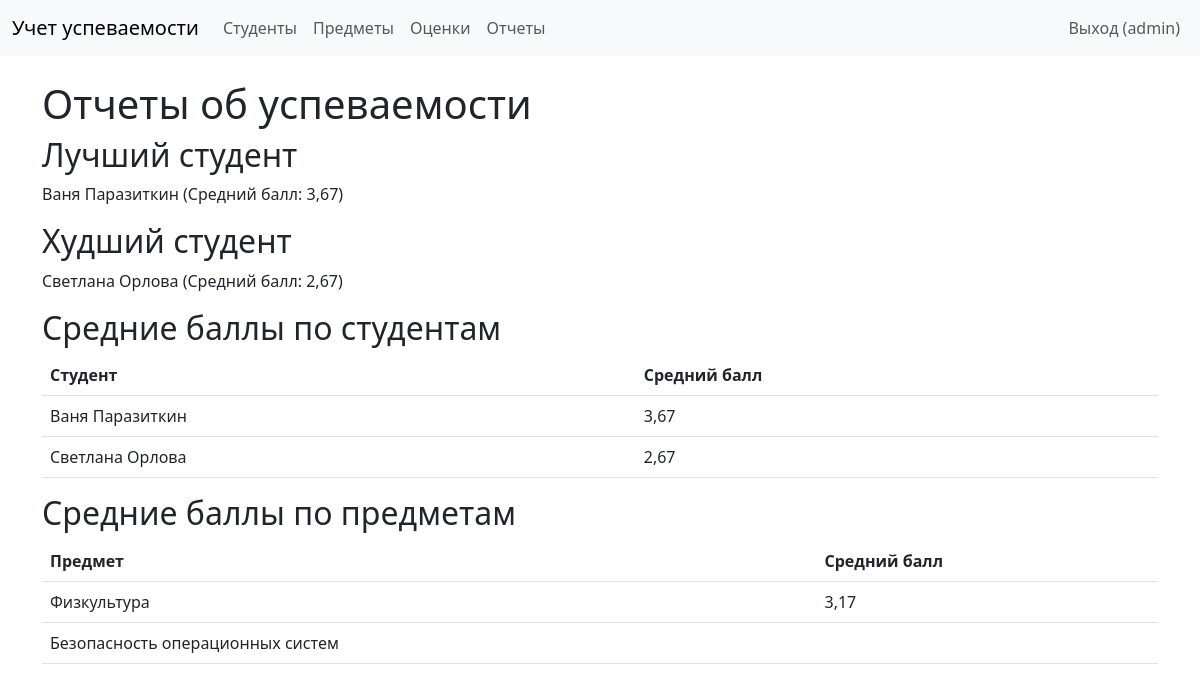
The app's page /reports/ (signed in) with its own data.
### performance/models.py (models this page shows, shortened)
class Student(models.Model):
    user = models.OneToOneField(User, on_delete=models.CASCADE)  # Связь с моделью User
    first_name = models.CharField(max_length=100)  # Имя студента
    last_name = models.CharField(max_length=100)  # Фамилия студента
    group = models.CharField(max_length=50)  # Группа студента

class Subject(models.Model):
    name = models.CharField(max_length=100)  # Название предмета
    description = models.TextField(blank=True)  # Описание предмета (опционально)

### performance/views.py (the view)
# urls.py: path('reports/', views.reports, name='reports'),
@login_required
def reports(request):
    student_averages = Student.objects.annotate(avg_score=Avg('grades__score'))
    subject_averages = Subject.objects.annotate(avg_score=Avg('grades__score'))
    best_student = student_averages.order_by('-avg_score').first()
    worst_student = student_averages.order_by('avg_score').first()
    return render(request, 'performance/reports.html', {
        'student_averages': student_averages,
        'subject_averages': subject_averages,
        'best_student': best_student,
        'worst_student': worst_student,
    })

### templates/performance/reports.html
{% extends 'base.html' %}
{% block content %}
    <h1>Отчеты об успеваемости</h1>
    <h2>Лучший студент</h2>
    {% if best_student %}
        <p>{{ best_student.first_name }} {{ best_student.last_name }} (Средний балл: {{ best_student.avg_score|floatformat:2 }})</p>
    {% else %}
        <p>Данные отсутствуют.</p>
    {% endif %}
    <h2>Худший студент</h2>
    {% if worst_student %}
        <p>{{ worst_student.first_name }} {{ worst_student.last_name }} (Средний балл: {{ worst_student.avg_score|floatformat:2 }})</p>
    {% else %}
        <p>Данные отсутствуют.</p>
    {% endif %}
    <h2>Средние баллы по студентам</h2>
    <table class="table">
        <thead>
            <tr>
                <th>Студент</th>
                <th>Средний балл</th>
            </tr>
        </thead>
        <tbody>
            {% for student in student_averages %}
                <tr>
                    <td>{{ student.first_name }} {{ student.last_name }}</td>
                    <td>{{ student.avg_score|floatformat:2 }}</td>
                </tr>
            {% empty %}
                <tr><td colspan="2">Студенты не найдены.</td></tr>
            {% endfor %}
        </tbody>
    </table>
    <h2>Средние баллы по предметам</h2>
    <table class="table">
        <thead>
            <tr>
                <th>Предмет</th>
                <th>Средний балл</th>
            </tr>
        </thead>
        <tbody>
            {% for subject in subject_averages %}
                <tr>
                    <td>{{ subject.name }}</td>
                    <td>{{ subject.avg_score|floatformat:2 }}</td>
                </tr>
            {% empty %}
                <tr><td colspan="2">Предметы не найдены.</td></tr>
            {% endfor %}
        </tbody>
    </table>
{% endblock %}

### templates/base.html (shortened to what this page needs)
<!DOCTYPE html>
<html>
<head>
    <link href="https://cdn.jsdelivr.net/npm/bootstrap@5.3.0/dist/css/bootstrap.min.css" rel="stylesheet">
</head>
<body>
    <nav class="navbar navbar-expand-lg navbar-light bg-light">
        <div class="container-fluid">
            <a class="navbar-brand" href="{% url 'home' %}">Учет успеваемости</a>
            <div class="collapse navbar-collapse">
                <ul class="navbar-nav me-auto mb-2 mb-lg-0">
                    <li class="nav-item"><a class="nav-link" href="{% url 'student_list' %}">Студенты</a></li>
                    <li class="nav-item"><a class="nav-link" href="{% url 'subject_list' %}">Предметы</a></li>
                    <li class="nav-item"><a class="nav-link" href="{% url 'grade_list' %}">Оценки</a></li>
                    <li class="nav-item"><a class="nav-link" href="{% url 'reports' %}">Отчеты</a></li>
                </ul>
                <ul class="navbar-nav">
                    {% if user.is_authenticated %}
                        <li class="nav-item">
                            <form method="post" action="{% url 'logout' %}" class="d-inline">
                                <button type="submit" class="nav-link btn btn-link" style="text-decoration: none;">
                                    Выход ({{ user.username }})
                                </button>
                            </form>
                        </li>
                    {% else %}
                        <li class="nav-item"><a class="nav-link" href="{% url 'login' %}">Вход</a></li>
                    {% endif %}
                </ul>
            </div>
        </div>
    </nav>
    <div class="container mt-4">
        {% block content %}
        {% endblock %}
    </div>
</body>
</html>

### records on screen
Student: first_name "Ваня", last_name "Паразиткин", avg_score "3,67"
Student: first_name "Светлана", last_name "Орлова", avg_score "2,67"
Subject: name "Физкультура", avg_score "3,17"
Subject: name "Безопасность операционных систем"

### other values on screen
{{ user.username }} "admin"
